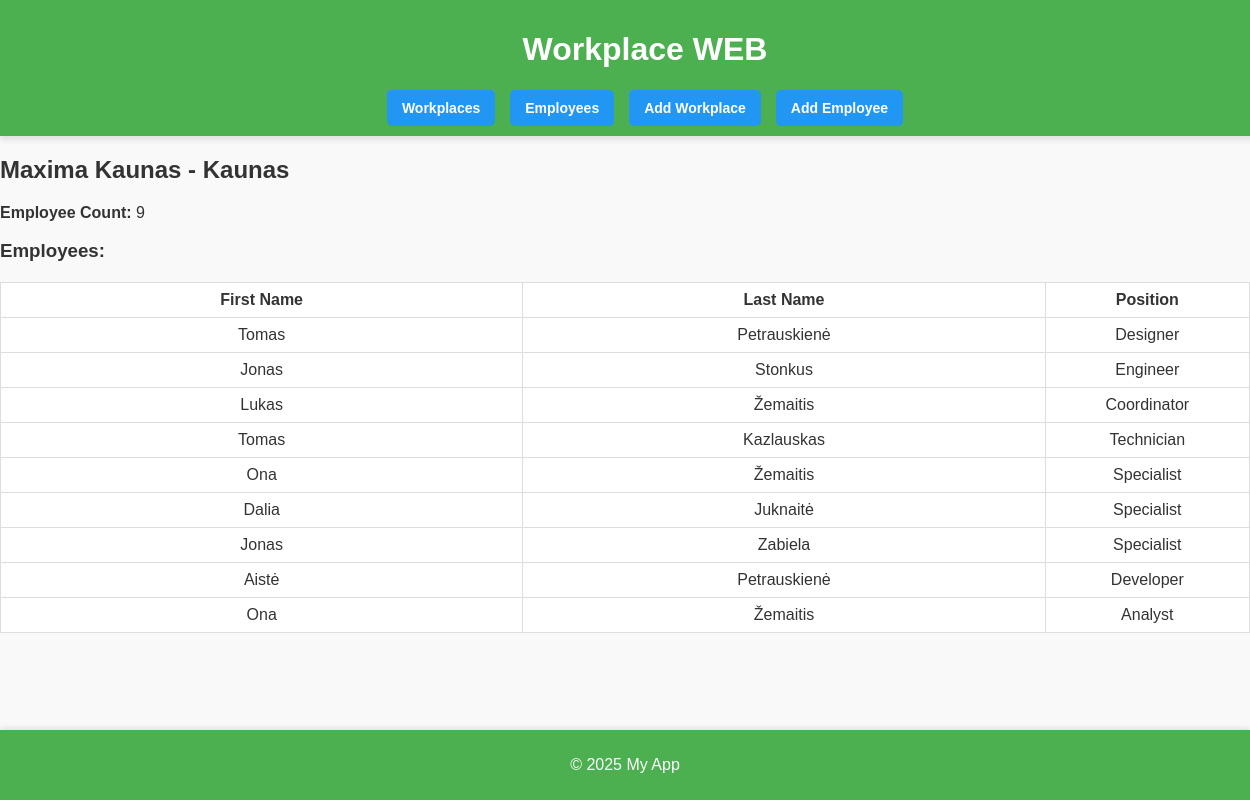
Page /workplaces/2 on the committed database.
### 32task/app/models.py (models this page shows, shortened)
class Workplace(db.Model):
    id = db.Column(db.Integer, primary_key=True)  # Pagrindinis raktas
    name = db.Column(db.String(100), nullable=False)  # Darbovietės pavadinimas
    city = db.Column(db.String(100), nullable=False)  # Miestas
    employees = db.relationship('Employee', backref='workplace', lazy=True)

class Employee(db.Model):
    id = db.Column(db.Integer, primary_key=True)  # Pagrindinis raktas
    first_name = db.Column(db.String(100), nullable=False)  # Darbuotojo vardas
    last_name = db.Column(db.String(100), nullable=False)  # Pavardė
    position = db.Column(db.String(100), nullable=False)  # Pareigos
    workplace_id = db.Column(db.Integer, db.ForeignKey('workplace.id'), nullable=False)  # Užsienio raktas į darboviečių lentelę

### 32task/app/routes.py (the view)
@main.route('/workplaces/<int:workplace_id>')
def workplace_details(workplace_id):
    workplace = Workplace.query.get_or_404(workplace_id)
    employees = Employee.query.filter_by(workplace_id=workplace_id).all()
    actual_employee_count = len(employees)
    return render_template('workplace_details.html',
                           workplace=workplace,
                           employees=employees,
                           employee_count=actual_employee_count)

### 32task/app/templates/workplace_details.html (shortened to what this page needs)
{% extends "base.html" %}
{% block content %}
<h2>{{ workplace.name }} - {{ workplace.city }}</h2>
<p><strong>Employee Count:</strong> {{ employee_count }}</p>
<h3>Employees:</h3>
{% if employees %}
<table>
    <thead>
        <tr>
            <th>First Name</th>
            <th>Last Name</th>
            <th>Position</th>
        </tr>
    </thead>
    <tbody>
        {% for employee in employees %}
        <tr>
            <td>{{ employee.first_name }}</td>
            <td>{{ employee.last_name }}</td>
            <td>{{ employee.position }}</td>
        </tr>
        {% endfor %}
    </tbody>
</table>
{% else %}
<p>No employees found for this workplace.</p>
{% endif %}
{% endblock %}

### 32task/app/static/css/style.css (style rules this page uses)
body { font-family: Arial, sans-serif; margin: 0; padding: 0; background-color: #f9f9f9; color: #333; overflow-x: hidden; }
table { width: 100%; table-layout: fixed; border-collapse: collapse; margin: 20px 0; background-color: #fff; }
th, td { border: 1px solid #ddd; padding: 8px; text-align: center; word-wrap: break-word; }
th:nth-child(3), td:nth-child(3) { width: 15%; }

### rows in the picture
Workplace: name "Maxima Kaunas", city "Kaunas"
Employee: first_name "Tomas", last_name "Petrauskienė", position "Designer"
Employee: first_name "Jonas", last_name "Stonkus", position "Engineer"
Employee: first_name "Lukas", last_name "Žemaitis", position "Coordinator"
Employee: first_name "Tomas", last_name "Kazlauskas", position "Technician"
Employee: first_name "Ona", last_name "Žemaitis", position "Specialist"
Employee: first_name "Dalia", last_name "Juknaitė", position "Specialist"
Employee: first_name "Jonas", last_name "Zabiela", position "Specialist"
Employee: first_name "Aistė", last_name "Petrauskienė", position "Developer"
Employee: first_name "Ona", last_name "Žemaitis", position "Analyst"

### other values in the picture
{{ employee_count }} "9"
